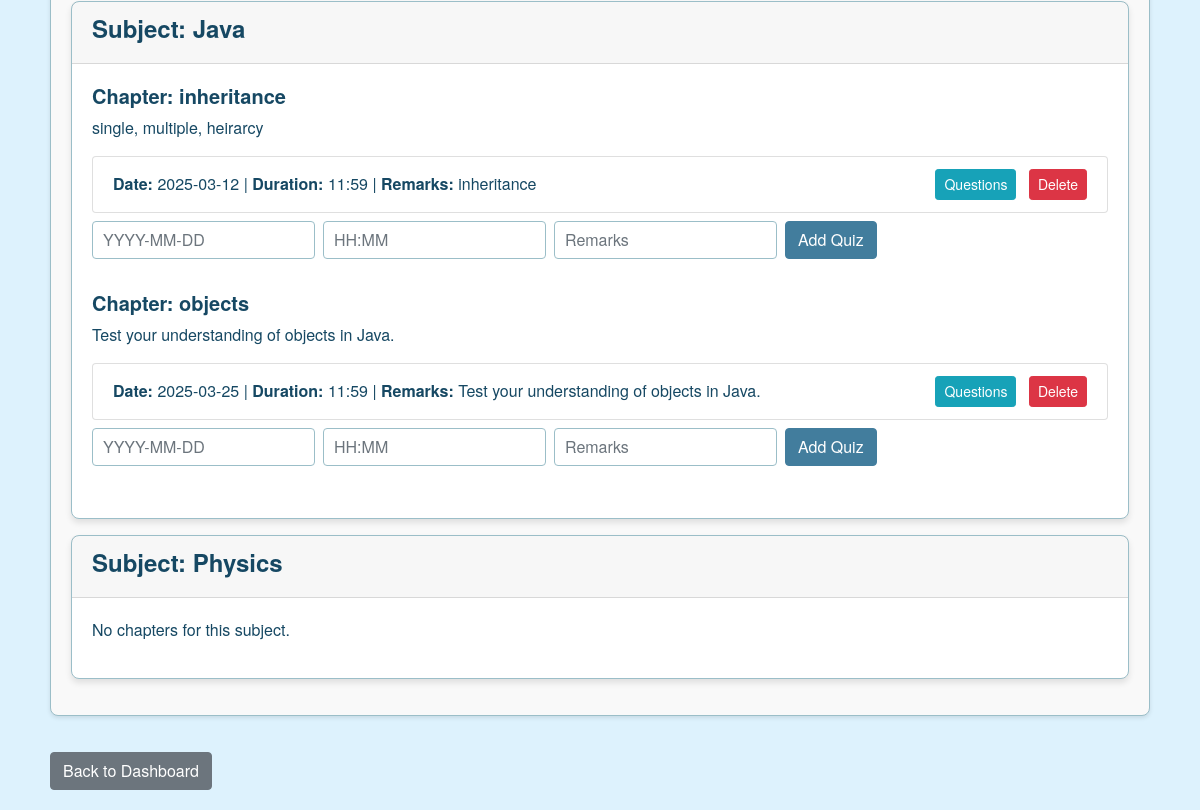
The page /admin/quiz_overview (signed in, lower part) on the database as committed earlier.
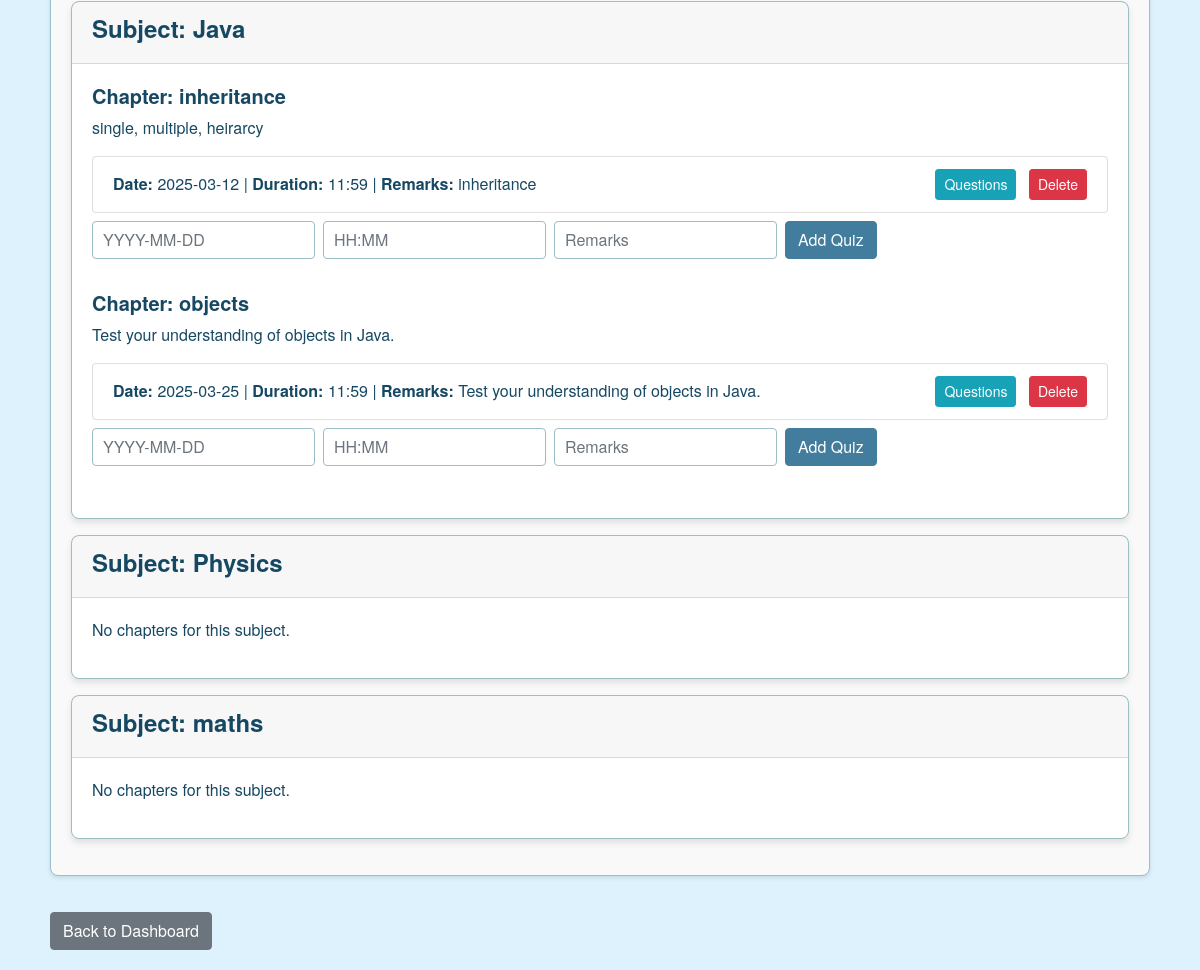
The same page on the database as committed later.
### controllers/models.py (models this page shows, shortened)
class Subject(db.Model):
    __tablename__ = 'subjects'
    id = db.Column(db.Integer, primary_key=True)
    name = db.Column(db.String(100), unique=True, nullable=False)
    description = db.Column(db.Text)
    chapters = db.relationship('Chapter', backref='subject', lazy=True)#related data is loaded when accessed by chapter

class Chapter(db.Model):
    __tablename__ = 'chapters'
    id = db.Column(db.Integer, primary_key=True)
    name = db.Column(db.String(100), nullable=False)
    description = db.Column(db.Text)
    subject_id = db.Column(db.Integer, db.ForeignKey('subjects.id', ondelete="CASCADE"), nullable=False)
    quizzes = db.relationship('Quiz', backref='chapter', lazy=True)

class Quiz(db.Model):
    __tablename__ = 'quizzes'
    id = db.Column(db.Integer, primary_key=True)
    chapter_id = db.Column(db.Integer, db.ForeignKey('chapters.id'), nullable=False)
    date_of_quiz = db.Column(db.DateTime, nullable=False)
    time_duration = db.Column(db.String(50), nullable=False)  # Format: "HH:MM"
    remarks = db.Column(db.Text)
    questions = db.relationship('Question', backref='quiz',lazy=True)
    scores = db.relationship('Score', backref='quiz', lazy=True)

### controllers/admin_routes.py (the view)
    @app.route('/admin/quiz_overview')
    def admin_quiz_overview():
        if 'user_id' not in session or session.get('role') != 'Admin':
            flash("Access denied.", "danger")
            return redirect(url_for('login'))
        subjects = Subject.query.all()
        return render_template('admin_quiz_overview.html', subjects=subjects)

### templates/admin_quiz_overview.html (shortened to what this page needs)
{% extends 'base.html' %}
{% block content %}
<div class="container mt-4">
  <div class="quiz-overview">
  {% for subject in subjects %}
    <div class="card mb-3">
      <div class="card-header">
        <h4>Subject: {{ subject.name }}</h4>
      </div>
      <div class="card-body">
        {% if subject.chapters %}
          {% for chapter in subject.chapters %}
            <div class="mb-4">
              <h5>Chapter: {{ chapter.name }}</h5>
              <p>{{ chapter.description or '' }}</p>
              {% if chapter.quizzes %}
                <ul class="list-group mb-2">
                  {% for quiz in chapter.quizzes %}
                    <li class="list-group-item d-flex justify-content-between align-items-center">
                      <div>
                        <strong>Date:</strong>
                        {% if quiz.date_of_quiz %}
                          {{ quiz.date_of_quiz.strftime('%Y-%m-%d') }}
                        {% endif %}
                        | <strong>Duration:</strong> {{ quiz.time_duration }}
                        | <strong>Remarks:</strong> {{ quiz.remarks }}
                      </div>
                      <div>
                        <a href="{{ url_for('admin_questions', quiz_id=quiz.id) }}"
                           class="btn btn-sm btn-info mr-2">Questions</a>
                        <form method="POST" action="{{ url_for('delete_quiz', quiz_id=quiz.id) }}"
                              style="display:inline;">
                          <button type="submit" class="btn btn-sm btn-danger">Delete</button>
                        </form>
                      </div>
                    </li>
                  {% endfor %}
                </ul>
              {% else %}
                <p>No quizzes in this chapter.</p>
              {% endif %}
              <form method="POST" action="{{ url_for('add_quiz', chapter_id=chapter.id) }}" class="form-inline">
                <input type="text" name="date_of_quiz" class="form-control mb-2 mr-sm-2"
                       placeholder="YYYY-MM-DD" required>
                <input type="text" name="time_duration" class="form-control mb-2 mr-sm-2"
                       placeholder="HH:MM" required>
                <input type="text" name="remarks" class="form-control mb-2 mr-sm-2"
                       placeholder="Remarks">
                <button type="submit" class="btn btn-success mb-2">Add Quiz</button>
              </form>
            </div>
          {% endfor %}
        {% else %}
          <p>No chapters for this subject.</p>
        {% endif %}
      </div>
    </div>
  {% endfor %}
</div>
<a href="{{ url_for('admin_dashboard') }}" class="btn btn-secondary mt-3">Back to Dashboard</a>
</div>
{% endblock %}

Rows that differ between the two databases and show on the page:
added Subject: name "maths", shows "No chapters for this subject."
